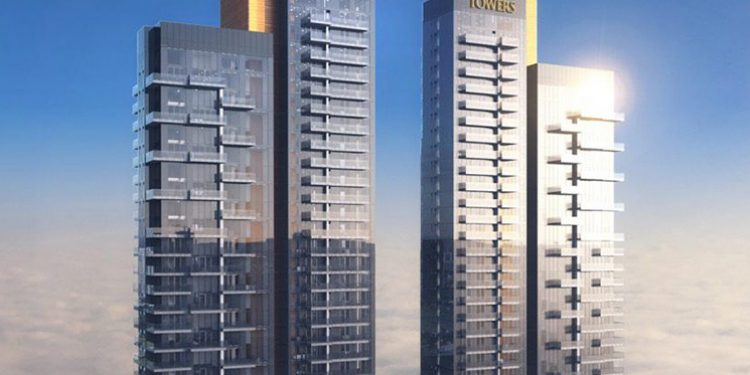
#> input picture Original/original.jpg, 750 x 375 px
$ python Image_registrarion.py
#> lines starting #> are read from the running program, lines starting #| are printed output that depends on the picture
import cv2
import numpy as np
import os
import glob
good_percent=0.15
orgipath="Original/original.jpg"

imgor = cv2.imread(orgipath)
#> imgor is the input picture: shape (375, 750, 3); mean B, G, R 166.8, 149.8, 140.9
folder="Test_images/*.jpg"
for filename in glob.glob("Test_images\*.jpg"):
 img = cv2.imread(filename)
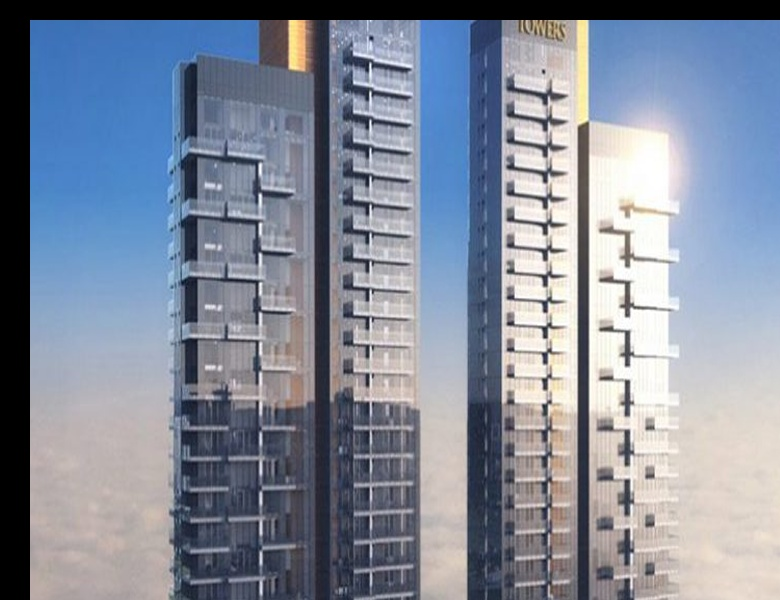
#> input picture Test_images/offset_scale.jpg, 780 x 600 px
#> img is the input picture: shape (600, 780, 3); mean B, G, R 154.8, 138.8, 130.3
 #cv2.imshow("Show",img)
 imgorGray=cv2.cvtColor(imgor,cv2.COLOR_BGR2GRAY)
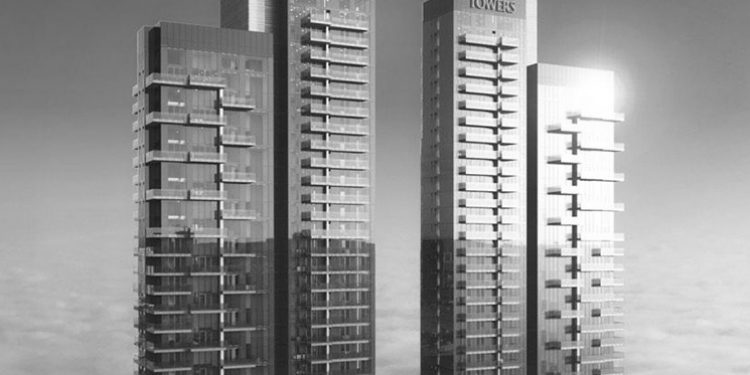
#> imgorGray: shape (375, 750); min 14, max 255, mean 149.1
 imgGray=cv2.cvtColor(img,cv2.COLOR_BGR2GRAY)
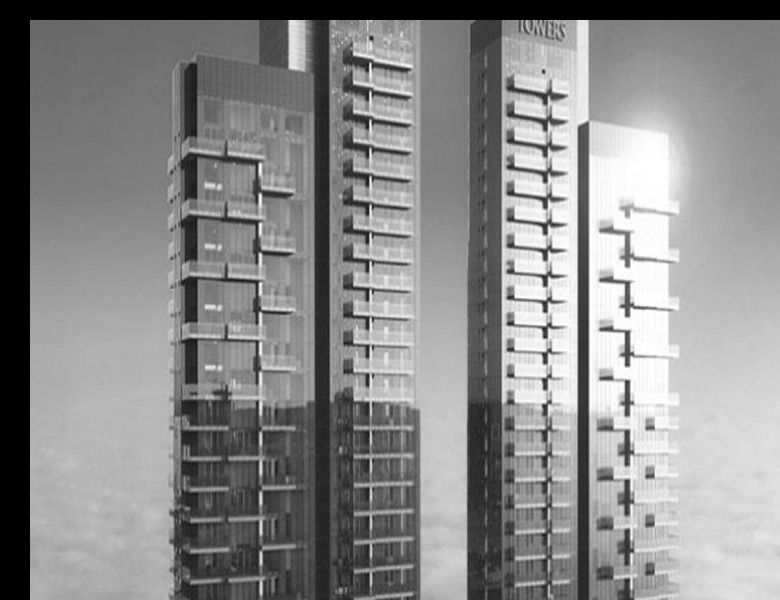
#> imgGray: shape (600, 780); min 0, max 255, mean 138.1
 #cv2.imshow("Show",imgGray)
 ORB = cv2.ORB_create(500)
 Point_src,desc1 = ORB.detectAndCompute(imgGray,None)
#> Point_src = 500 keypoints; strongest (x, y, size): (544, 354, 37.2), (368, 318, 31), (543, 354, 44.6), (626, 382, 37.2)
 Point_dest,desc2 = ORB.detectAndCompute(imgorGray,None)
#> Point_dest = 500 keypoints; strongest (x, y, size): (327, 170, 31), (329, 170, 31), (329, 187, 31), (495, 163, 44.6)
 #print(desc2)
 matcher = cv2.DescriptorMatcher_create(cv2.DESCRIPTOR_MATCHER_BRUTEFORCE_HAMMING)
 match = matcher.match(desc1,desc2,None)
#> match = 500 matches
 #print(match)
#> (the run stopped early here; a loop or call above may not have finished)
